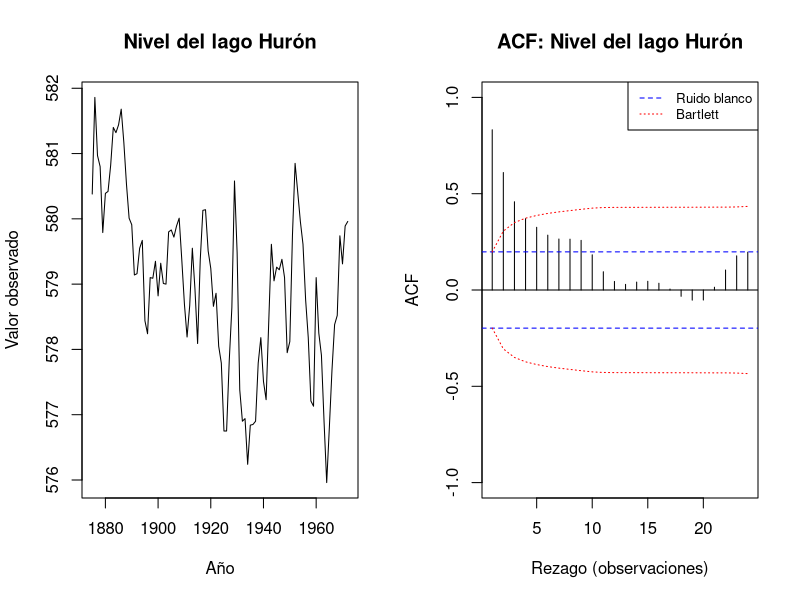
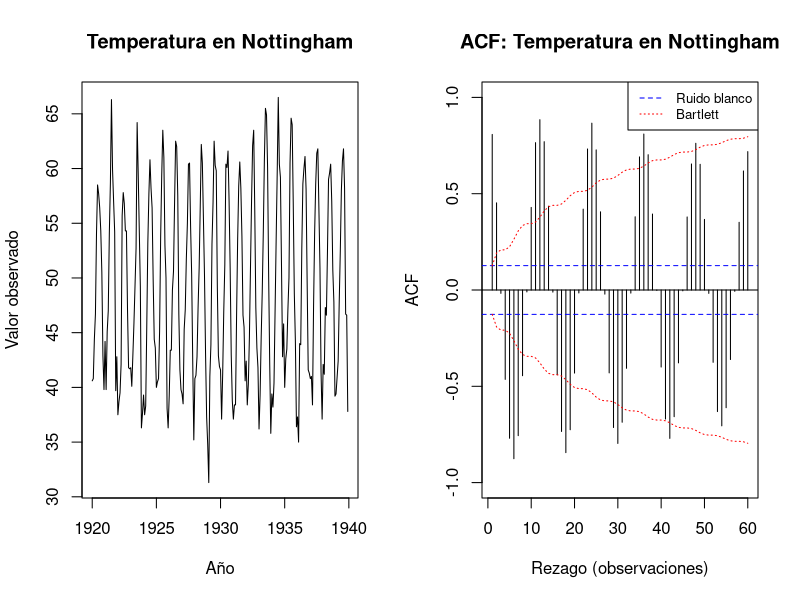
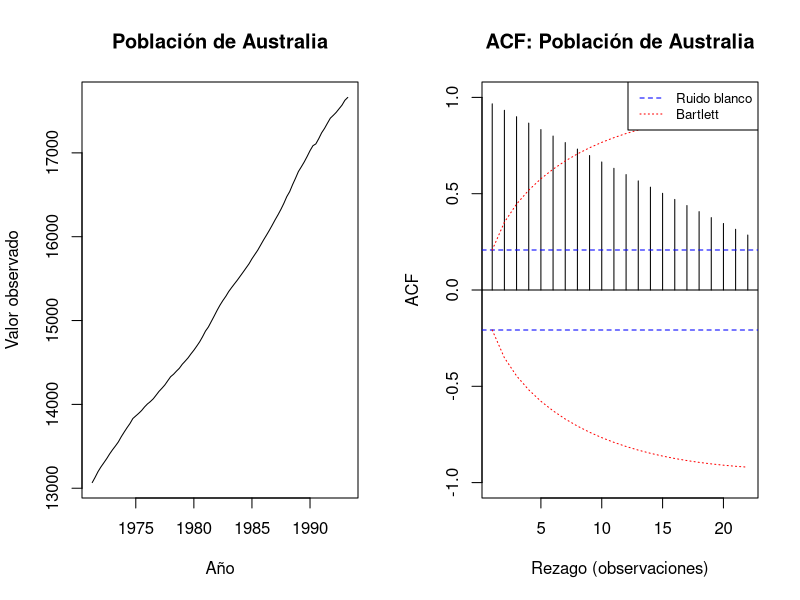
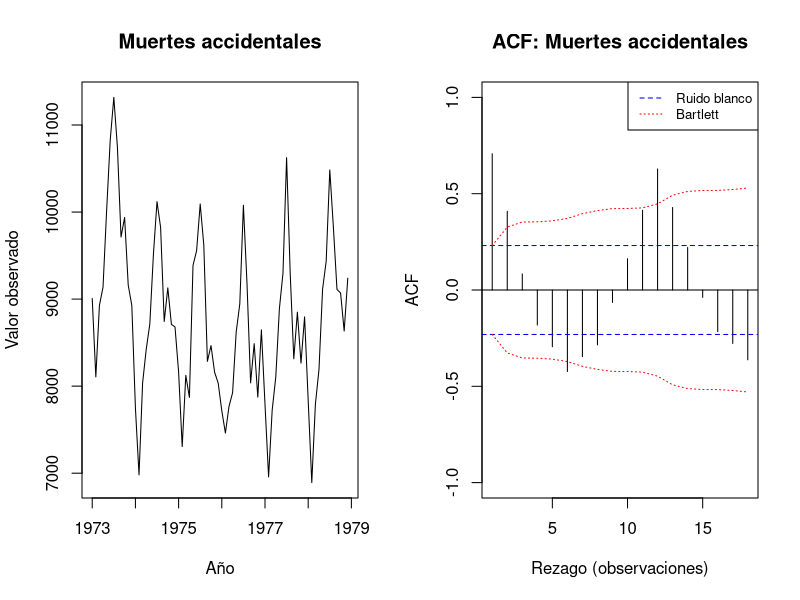
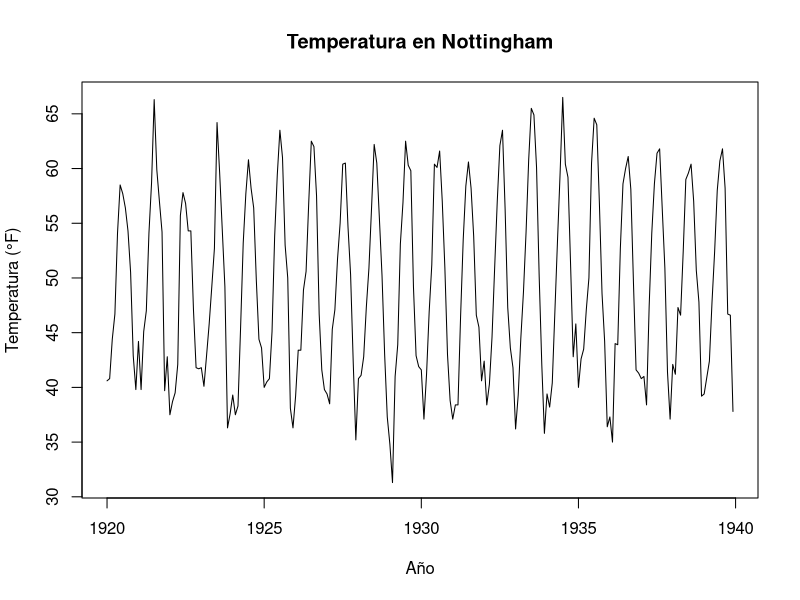
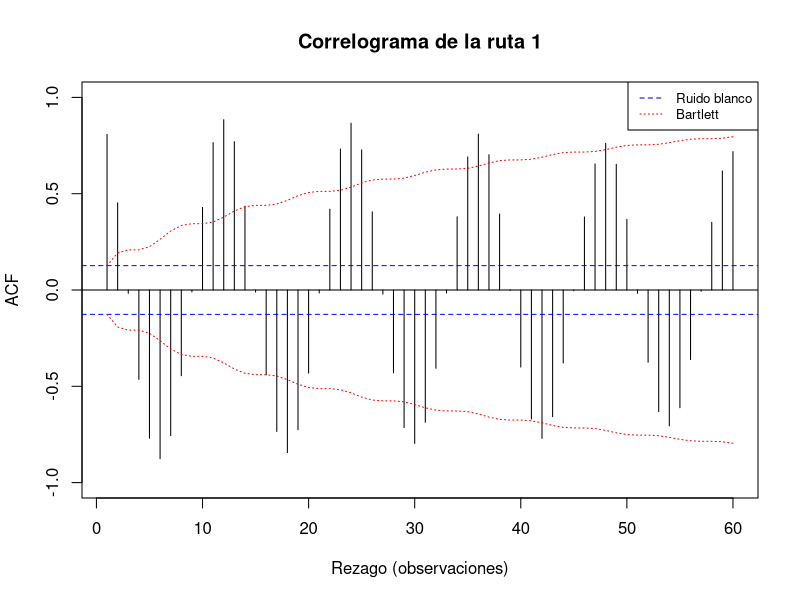
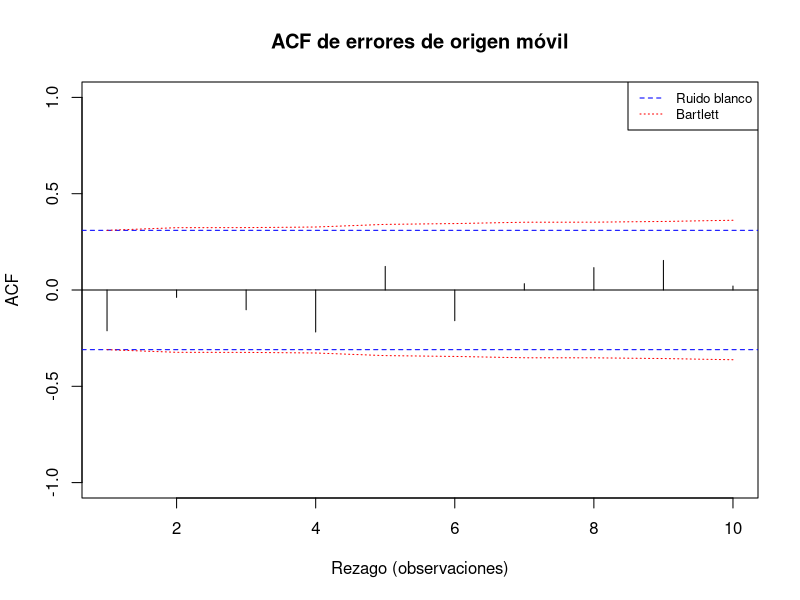
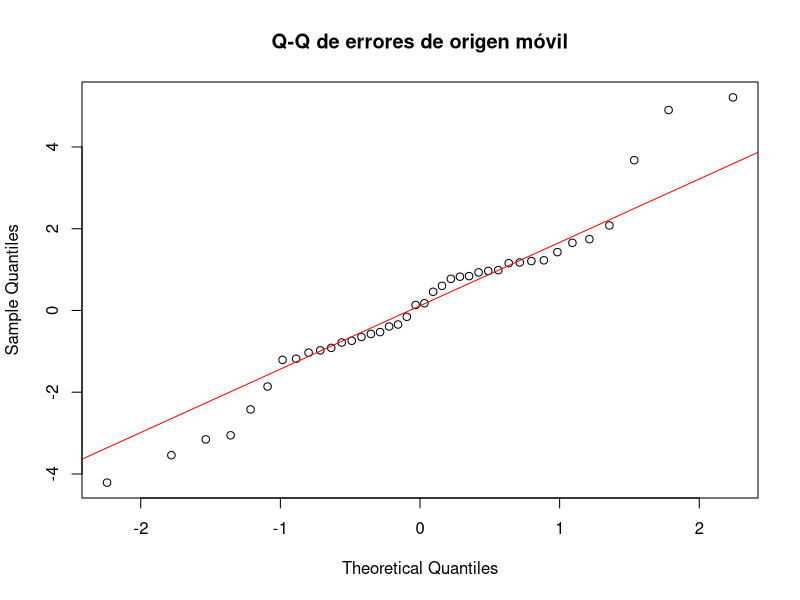

Recreate these plots in R, in order.
## ---- chunk 1
# knitr controla la presentación de los bloques y sus resultados.
# echo = TRUE conserva el código para poder leerlo junto con sus comentarios.
# Los avisos se mantienen visibles para detectar dificultades durante el ajuste.
knitr::opts_chunk$set(echo = TRUE, warning = TRUE, message = FALSE, results = "asis",
                      fig.width = 9, fig.height = 5)
options(digits = 6)
## ---- chunk 2
# mostrar_tabla recibe un data.frame y lo presenta como tabla Markdown.
# digits fija los decimales y row.names evita una columna extra de índices.
mostrar_tabla <- function(tabla) {
  cat("\n\n")
  print(knitr::kable(tabla, digits = 4, row.names = FALSE))
  cat("\n\n")
}

# graficar_acf recibe valores y un máximo de rezagos.
# acf calcula las correlaciones sin dibujar su gráfica automática.
# La primera posición es el rezago cero y se excluye con [-1].
graficar_acf <- function(serie, m, titulo) {
  valores <- as.numeric(serie)
  n <- length(valores)
  r <- as.numeric(stats::acf(valores, lag.max = m, plot = FALSE)$acf)[-1]
  rezagos <- seq_along(r)
  blanca <- stats::qnorm(0.975) / sqrt(n)
  # La suma para el rezago k contiene los cuadrados de r_1 hasta r_(k-1).
  previas <- c(0, cumsum(r^2))[seq_along(r)]
  bartlett <- stats::qnorm(0.975) * sqrt((1 + 2 * previas) / n)
  plot(rezagos, r, type = "h",
       ylim = range(-1, 1, -bartlett, bartlett),
       main = titulo, xlab = "Rezago (observaciones)", ylab = "ACF")
  abline(h = 0)
  abline(h = c(-blanca, blanca), col = "blue", lty = 2)
  lines(rezagos, bartlett, col = "red", lty = 3)
  lines(rezagos, -bartlett, col = "red", lty = 3)
  legend("topright", c("Ruido blanco", "Bartlett"),
         col = c("blue", "red"), lty = c(2, 3), cex = 0.8)
}

# resultado_ljung reúne los resultados de Box.test en una sola fila.
# lag es el máximo rezago y fitdf indica cuántos grados de libertad se restan.
# El valor p se imprime con un límite pequeño para evitar presentar cero exacto.
resultado_ljung <- function(valores, m, p = 0) {
  prueba <- stats::Box.test(
    x = as.numeric(valores), lag = m, type = "Ljung-Box", fitdf = p
  )
  data.frame(n = length(valores), m = m, parametros_descontados = p,
             gl = unname(prueba$parameter), Q = unname(prueba$statistic),
             valor_p = format.pval(prueba$p.value, digits = 4, eps = 1e-12))
}

# pronosticar_metodo ajusta un candidato con los datos que recibe.
# entrenamiento es el único vector disponible al modelo; h es el horizonte.
# s indica cuántas observaciones conforman un ciclo estacional.
pronosticar_metodo <- function(entrenamiento, s, metodo, h = 1) {
  n <- length(entrenamiento)
  futuro <- n + seq_len(h)
  if (metodo == "Ingenuo estacional") {
    # Se repite el último ciclo disponible tantas veces como haga falta.
    return(rep(tail(entrenamiento, s), length.out = h))
  }
  if (metodo %in% c("HW aditivo", "HW multiplicativo")) {
    tipo <- if (metodo == "HW aditivo") "additive" else "multiplicative"
    # ts conserva la frecuencia; HoltWinters estima las constantes con
    # este entrenamiento. predict obtiene h observaciones futuras.
    ajuste <- stats::HoltWinters(
      x = stats::ts(entrenamiento, frequency = s), seasonal = tipo
    )
    return(as.numeric(stats::predict(ajuste, n.ahead = h)))
  }
  # t es la posición temporal y q identifica la estación mediante un factor.
  # Los mismos niveles de q se usan al entrenar y al pronosticar.
  datos <- data.frame(
    y = entrenamiento, t = seq_len(n),
    q = factor((seq_len(n) - 1) %% s + 1, levels = seq_len(s))
  )
  nuevos <- data.frame(
    t = futuro, q = factor((futuro - 1) %% s + 1, levels = seq_len(s))
  )
  if (metodo == "Medias estacionales") {
    ajuste <- stats::lm(y ~ q - 1, data = datos)
  } else if (metodo == "Tendencia y ficticias") {
    ajuste <- stats::lm(y ~ t + q, data = datos)
  } else if (metodo == "Log tendencia y ficticias") {
    ajuste <- stats::lm(log(y) ~ t + q, data = datos)
    # exp devuelve la escala original y el factor corrige la retransformación.
    # Tanto los residuos como el factor proceden solo del entrenamiento.
    factor_retransformacion <- mean(exp(stats::residuals(ajuste)))
    return(as.numeric(exp(stats::predict(ajuste, newdata = nuevos))) *
             factor_retransformacion)
  } else {
    stop("Nombre de método no reconocido.")
  }
  as.numeric(stats::predict(ajuste, newdata = nuevos))
}

# evaluar_ruta crea una matriz: filas = orígenes; columnas = candidatos.
# En cada origen o se reestiman los modelos con y[1:o] y se predice y[o+1].
# No se eliminan fallos ni observaciones por método: eso alteraría la comparación.
evaluar_ruta <- function(y, s, origenes, metodos) {
  pronosticos <- matrix(NA_real_, nrow = length(origenes),
                       ncol = length(metodos),
                       dimnames = list(origenes, metodos))
  for (i in seq_along(origenes)) {
    o <- origenes[i]
    entrenamiento <- y[seq_len(o)]
    for (j in seq_along(metodos)) {
      pronosticos[i, j] <- pronosticar_metodo(
        entrenamiento, s, metodos[j], h = 1
      )
    }
  }
  observados <- y[origenes + 1]
  stopifnot(all(is.finite(pronosticos)), all(observados != 0))
  errores <- observados - pronosticos
  medidas <- data.frame()
  for (j in seq_along(metodos)) {
    e <- errores[, j]
    medidas <- rbind(medidas, data.frame(
      Metodo = metodos[j], Origenes = length(origenes),
      RMSE = sqrt(mean(e^2)), MAD = mean(abs(e)),
      MAPE_porcentaje = 100 * mean(abs(e / observados))
    ))
  }
  medidas <- medidas[order(medidas$RMSE), ]
  rownames(medidas) <- NULL
  list(tabla = medidas, errores = errores, pronosticos = pronosticos,
       observados = observados, ganador = medidas$Metodo[1])
}
## ---- chunk 3
# Se conservan los objetos ts originales para mostrar años en los gráficos.
# as.numeric se usa solo cuando interesa la posición de cada observación.
series_A <- list(
  "Nivel del lago Hurón" = LakeHuron,
  "Temperatura en Nottingham" = nottem,
  "Población de Australia" = austres,
  "Muertes accidentales" = USAccDeaths
)
## ---- chunk 4
tabla_A <- data.frame()
for (nombre in names(series_A)) {
  serie <- series_A[[nombre]]
  n <- length(serie)
  s <- frequency(serie)
  # mfrow organiza la serie a la izquierda y su ACF a la derecha.
  par(mfrow = c(1, 2))
  plot(serie, main = nombre, xlab = "Año", ylab = "Valor observado")
  graficar_acf(serie, floor(n / 4), paste("ACF:", nombre))
  r <- as.numeric(stats::acf(as.numeric(serie),
                             lag.max = 2 * s, plot = FALSE)$acf)
  tabla_A <- rbind(tabla_A, data.frame(
    Serie = nombre, T = n, s = s, r1 = r[2], rs = r[s + 1],
    r2s = r[2 * s + 1]
  ))
}
par(mfrow = c(1, 1))
mostrar_tabla(tabla_A)
## ---- chunk 5
tabla_A_ljung <- data.frame()
for (nombre in names(series_A)) {
  tabla_A_ljung <- rbind(tabla_A_ljung, cbind(
    Serie = nombre, resultado_ljung(series_A[[nombre]], m = 24)
  ))
}
mostrar_tabla(tabla_A_ljung)
## ---- chunk 6
# Cada entrada contiene la serie, su frecuencia, sus orígenes y candidatos.
# Los orígenes son índices de la última observación conocida.
# 200:239 proporciona 40 pronósticos de Nottingham; 80:107, 28 de UKgas.
# La segunda selección permite también consultar el tramo citado en C.4.
rutas <- list(
  ruta1 = list(
    serie = nottem, s = 12, origenes = 200:239,
    metodos = c("Ingenuo estacional", "Medias estacionales",
                "Tendencia y ficticias", "HW aditivo")
  ),
  ruta2 = list(
    serie = UKgas, s = 4, origenes = 80:107,
    metodos = c("Ingenuo estacional", "Tendencia y ficticias",
                "Log tendencia y ficticias", "HW aditivo", "HW multiplicativo")
  )
)
evaluaciones <- list()
## ---- chunk 7
# Se seleccionan los datos de esta ruta y se conserva su calendario.
ruta <- rutas$ruta1
serie <- ruta$serie
y <- as.numeric(serie)
s <- ruta$s
plot(serie, main = "Temperatura en Nottingham",
     xlab = "Año", ylab = "Temperatura (°F)")
## ---- chunk 8
graficar_acf(y, floor(length(y) / 4), "Correlograma de la ruta 1")
# Se solicitan cuatro múltiplos del período estacional.
# Se suma 1 para saltar la posición del rezago cero.
rezagos <- s * 1:4
r <- as.numeric(stats::acf(y, lag.max = 4 * s, plot = FALSE)$acf)
mostrar_tabla(data.frame(Rezago = rezagos, ACF = r[rezagos + 1]))
mostrar_tabla(resultado_ljung(y, m = 4 * s))
## ---- chunk 9
# El origen o usa los primeros o datos y evalúa exclusivamente el dato o+1.
origenes <- ruta$origenes
mostrar_tabla(data.frame(
  Primer_origen = min(origenes), Ultimo_origen = max(origenes),
  Numero_origenes = length(origenes), Horizonte = 1,
  Primer_dato_evaluado = min(origenes) + 1,
  Ultimo_dato_evaluado = max(origenes) + 1
))
## ---- chunk 10
# evaluar_ruta reestima todos los candidatos en cada origen.
# Los resultados quedan guardados para comparar, validar y pronosticar.
evaluaciones$ruta1 <- evaluar_ruta(y, s, origenes, ruta$metodos)
evaluacion <- evaluaciones$ruta1
mostrar_tabla(data.frame(Metodo = ruta$metodos))
## ---- chunk 11
mostrar_tabla(evaluacion$tabla)
# Se conservan métricas numéricas para calcular la diferencia con el referente.
# Una reducción positiva significa un error menor respecto al ingenuo estacional.
tabla <- evaluacion$tabla
referente <- tabla[tabla$Metodo == "Ingenuo estacional", ]
comparacion <- data.frame(
  Metrica = c("RMSE", "MAD", "MAPE_porcentaje"),
  Ganador = as.numeric(tabla[1, c("RMSE", "MAD", "MAPE_porcentaje")]),
  Ingenuo = as.numeric(referente[1, c("RMSE", "MAD", "MAPE_porcentaje")])
)
comparacion$Reduccion <- comparacion$Ingenuo - comparacion$Ganador
comparacion$Reduccion_porcentaje <- 100 * comparacion$Reduccion / comparacion$Ingenuo
mostrar_tabla(comparacion)
## ---- chunk 12
# La columna elegida contiene errores fuera de muestra, uno por origen.
errores_ganador <- evaluacion$errores[, evaluacion$ganador]
m_error <- floor(length(errores_ganador) / 4)
graficar_acf(errores_ganador, m_error, "ACF de errores de origen móvil")
mostrar_tabla(resultado_ljung(errores_ganador, m = m_error, p = 0))
mostrar_tabla(data.frame(
  Metodo = evaluacion$ganador, N = length(errores_ganador),
  Error_medio = mean(errores_ganador),
  RMSE = sqrt(mean(errores_ganador^2)),
  Cociente_error_medio_RMSE = mean(errores_ganador) /
    sqrt(mean(errores_ganador^2))
))
# Jarque–Bera usa asimetría y curtosis calculadas con momentos de orden 2, 3 y 4.
# lower.tail = FALSE devuelve la cola superior de la chi-cuadrado con 2 gl.
if (length(errores_ganador) >= 40) {
  centrados <- errores_ganador - mean(errores_ganador)
  m2 <- mean(centrados^2)
  asimetria <- mean(centrados^3) / m2^(3 / 2)
  curtosis <- mean(centrados^4) / m2^2
  JB <- length(centrados) / 6 * (asimetria^2 + (curtosis - 3)^2 / 4)
  mostrar_tabla(data.frame(
    N = length(centrados), JB = JB, gl = 2,
    valor_p = stats::pchisq(JB, df = 2, lower.tail = FALSE)
  ))
} else {
  mostrar_tabla(data.frame(
    N = length(errores_ganador),
    Jarque_Bera = "No calculada: menos de 40 errores; criterio operativo."
  ))
}
# El gráfico Q-Q permite examinar visualmente la forma de los errores.
stats::qqnorm(errores_ganador, main = "Q-Q de errores de origen móvil")
stats::qqline(errores_ganador, col = "red")
## ---- chunk 13
# Se ajustan doce medias estacionales sobre toda la serie para la comparación
# adicional solicitada. Aquí sí se trata de residuos dentro de muestra.
datos_completos <- data.frame(y = y, q = factor(cycle(serie)))
ajuste_medias <- stats::lm(y ~ q - 1, data = datos_completos)
residuos_medias <- stats::residuals(ajuste_medias)
mostrar_tabla(resultado_ljung(residuos_medias, m = 24, p = 12))
graficar_acf(residuos_medias, 24, "Residuos: medias estacionales")
## ---- chunk 14
# Se reajusta el método seleccionado con toda la serie para proyectar s períodos.
# La banda es heurística: pronóstico +/- 1.96 desviaciones de los errores
# de horizonte uno. Se conserva su ancho para todos los horizontes.
futuros <- pronosticar_metodo(y, s, evaluacion$ganador, h = s)
desviacion_error <- stats::sd(errores_ganador)
limite_inferior <- futuros - stats::qnorm(0.975) * desviacion_error
limite_superior <- futuros + stats::qnorm(0.975) * desviacion_error
tiempo_futuro <- tail(as.numeric(time(serie)), 1) + seq_len(s) / s
pronostico_final <- data.frame(
  Horizonte = seq_len(s), Anio = floor(tiempo_futuro + 1e-8),
  Periodo = round((tiempo_futuro - floor(tiempo_futuro + 1e-8)) * s) + 1,
  Pronostico = futuros, Inferior_heuristico = limite_inferior,
  Superior_heuristico = limite_superior
)
mostrar_tabla(pronostico_final)
# Se muestran los cuatro últimos ciclos y un ciclo futuro.
inicio <- max(1, length(y) - 4 * s + 1)
indices <- inicio:length(y)
plot(as.numeric(time(serie))[indices], y[indices], type = "l",
     xlim = range(as.numeric(time(serie))[indices], tiempo_futuro),
     ylim = range(y[indices], limite_inferior, limite_superior),
     xlab = "Año", ylab = "Valor", main = "Pronóstico y banda heurística")
polygon(c(tiempo_futuro, rev(tiempo_futuro)),
        c(limite_inferior, rev(limite_superior)),
        col = adjustcolor("steelblue", alpha.f = 0.2), border = NA)
lines(tiempo_futuro, futuros, type = "o", col = "blue")
legend("topleft", c("Observado", "Pronóstico", "Banda heurística"),
       col = c("black", "blue", "steelblue"), lty = c(1, 1, 1), cex = 0.8)
## ---- chunk 15
# Los dos modelos usan los mismos datos; el segundo agrega una tendencia.
# anova con test = "F" compara la reducción de suma de cuadrados residual.
datos_F <- data.frame(y = y, t = seq_along(y), q = factor(cycle(serie)))
modelo_reducido <- stats::lm(y ~ q, data = datos_F)
modelo_completo <- stats::lm(y ~ t + q, data = datos_F)
comparacion_F <- stats::anova(modelo_reducido, modelo_completo, test = "F")
pendiente <- unname(stats::coef(modelo_completo)["t"])
mostrar_tabla(data.frame(
  F = comparacion_F$F[2], valor_p = comparacion_F[["Pr(>F)"]][2],
  Pendiente_F_por_mes = pendiente, Pendiente_F_por_decada = 120 * pendiente
))
## ---- chunk 16
# Se seleccionan los datos de esta ruta y se conserva su calendario.
ruta <- rutas$ruta2
serie <- ruta$serie
y <- as.numeric(serie)
s <- ruta$s
plot(serie, main = "Consumo de gas en Reino Unido",
     xlab = "Año", ylab = "Consumo (millones de termias)")
## ---- chunk 17
# Cada fila de la matriz guarda los cuatro trimestres de un año.
# rowMeans obtiene el nivel medio; apply con MARGIN = 1 recorre las filas.
datos_anuales <- matrix(y, ncol = s, byrow = TRUE)
resumen_anual <- data.frame(
  Anio = unique(floor(as.numeric(time(serie)))),
  Nivel = rowMeans(datos_anuales),
  Amplitud = apply(datos_anuales, MARGIN = 1,
                  FUN = function(valores) max(valores) - min(valores))
)
mostrar_tabla(resumen_anual)
plot(resumen_anual$Nivel, resumen_anual$Amplitud, pch = 19,
     xlab = "Nivel medio anual", ylab = "Amplitud estacional anual",
     main = "Nivel y amplitud: cada punto representa un año")
mostrar_tabla(data.frame(Correlacion = cor(resumen_anual$Nivel,
                                          resumen_anual$Amplitud)))
## ---- chunk 18
graficar_acf(y, floor(length(y) / 4), "Correlograma de la ruta 2")
# Se solicitan cuatro múltiplos del período estacional.
# Se suma 1 para saltar la posición del rezago cero.
rezagos <- s * 1:4
r <- as.numeric(stats::acf(y, lag.max = 4 * s, plot = FALSE)$acf)
mostrar_tabla(data.frame(Rezago = rezagos, ACF = r[rezagos + 1]))
mostrar_tabla(resultado_ljung(y, m = 4 * s))
## ---- chunk 19
# El origen o usa los primeros o datos y evalúa exclusivamente el dato o+1.
origenes <- ruta$origenes
mostrar_tabla(data.frame(
  Primer_origen = min(origenes), Ultimo_origen = max(origenes),
  Numero_origenes = length(origenes), Horizonte = 1,
  Primer_dato_evaluado = min(origenes) + 1,
  Ultimo_dato_evaluado = max(origenes) + 1
))
## ---- chunk 20
# evaluar_ruta reestima todos los candidatos en cada origen.
# Los resultados quedan guardados para comparar, validar y pronosticar.
evaluaciones$ruta2 <- evaluar_ruta(y, s, origenes, ruta$metodos)
evaluacion <- evaluaciones$ruta2
mostrar_tabla(data.frame(Metodo = ruta$metodos))
## ---- chunk 21
mostrar_tabla(evaluacion$tabla)
# Se conservan métricas numéricas para calcular la diferencia con el referente.
# Una reducción positiva significa un error menor respecto al ingenuo estacional.
tabla <- evaluacion$tabla
referente <- tabla[tabla$Metodo == "Ingenuo estacional", ]
comparacion <- data.frame(
  Metrica = c("RMSE", "MAD", "MAPE_porcentaje"),
  Ganador = as.numeric(tabla[1, c("RMSE", "MAD", "MAPE_porcentaje")]),
  Ingenuo = as.numeric(referente[1, c("RMSE", "MAD", "MAPE_porcentaje")])
)
comparacion$Reduccion <- comparacion$Ingenuo - comparacion$Ganador
comparacion$Reduccion_porcentaje <- 100 * comparacion$Reduccion / comparacion$Ingenuo
mostrar_tabla(comparacion)
## ---- chunk 22
# La columna elegida contiene errores fuera de muestra, uno por origen.
errores_ganador <- evaluacion$errores[, evaluacion$ganador]
m_error <- floor(length(errores_ganador) / 4)
graficar_acf(errores_ganador, m_error, "ACF de errores de origen móvil")
mostrar_tabla(resultado_ljung(errores_ganador, m = m_error, p = 0))
mostrar_tabla(data.frame(
  Metodo = evaluacion$ganador, N = length(errores_ganador),
  Error_medio = mean(errores_ganador),
  RMSE = sqrt(mean(errores_ganador^2)),
  Cociente_error_medio_RMSE = mean(errores_ganador) /
    sqrt(mean(errores_ganador^2))
))
# Jarque–Bera usa asimetría y curtosis calculadas con momentos de orden 2, 3 y 4.
# lower.tail = FALSE devuelve la cola superior de la chi-cuadrado con 2 gl.
if (length(errores_ganador) >= 40) {
  centrados <- errores_ganador - mean(errores_ganador)
  m2 <- mean(centrados^2)
  asimetria <- mean(centrados^3) / m2^(3 / 2)
  curtosis <- mean(centrados^4) / m2^2
  JB <- length(centrados) / 6 * (asimetria^2 + (curtosis - 3)^2 / 4)
  mostrar_tabla(data.frame(
    N = length(centrados), JB = JB, gl = 2,
    valor_p = stats::pchisq(JB, df = 2, lower.tail = FALSE)
  ))
} else {
  mostrar_tabla(data.frame(
    N = length(errores_ganador),
    Jarque_Bera = "No calculada: menos de 40 errores; criterio operativo."
  ))
}
# El gráfico Q-Q permite examinar visualmente la forma de los errores.
stats::qqnorm(errores_ganador, main = "Q-Q de errores de origen móvil")
stats::qqline(errores_ganador, col = "red")
## ---- chunk 23
# Se reajusta el método seleccionado con toda la serie para proyectar s períodos.
# La banda es heurística: pronóstico +/- 1.96 desviaciones de los errores
# de horizonte uno. Se conserva su ancho para todos los horizontes.
futuros <- pronosticar_metodo(y, s, evaluacion$ganador, h = s)
desviacion_error <- stats::sd(errores_ganador)
limite_inferior <- futuros - stats::qnorm(0.975) * desviacion_error
limite_superior <- futuros + stats::qnorm(0.975) * desviacion_error
tiempo_futuro <- tail(as.numeric(time(serie)), 1) + seq_len(s) / s
pronostico_final <- data.frame(
  Horizonte = seq_len(s), Anio = floor(tiempo_futuro + 1e-8),
  Periodo = round((tiempo_futuro - floor(tiempo_futuro + 1e-8)) * s) + 1,
  Pronostico = futuros, Inferior_heuristico = limite_inferior,
  Superior_heuristico = limite_superior
)
mostrar_tabla(pronostico_final)
# Se muestran los cuatro últimos ciclos y un ciclo futuro.
inicio <- max(1, length(y) - 4 * s + 1)
indices <- inicio:length(y)
plot(as.numeric(time(serie))[indices], y[indices], type = "l",
     xlim = range(as.numeric(time(serie))[indices], tiempo_futuro),
     ylim = range(y[indices], limite_inferior, limite_superior),
     xlab = "Año", ylab = "Valor", main = "Pronóstico y banda heurística")
polygon(c(tiempo_futuro, rev(tiempo_futuro)),
        c(limite_inferior, rev(limite_superior)),
        col = adjustcolor("steelblue", alpha.f = 0.2), border = NA)
lines(tiempo_futuro, futuros, type = "o", col = "blue")
legend("topleft", c("Observado", "Pronóstico", "Banda heurística"),
       col = c("black", "blue", "steelblue"), lty = c(1, 1, 1), cex = 0.8)
## ---- chunk 24
# Esta tabla recupera la evaluación de la ruta 2 sobre los orígenes 80:107.
# No identifica el método anónimo del enunciado; aporta la comparación disponible.
mostrar_tabla(evaluaciones$ruta2$tabla)
## ---- chunk 25
# Se registra la versión de R y de los paquetes para reproducir la ejecución.
sessionInfo()
